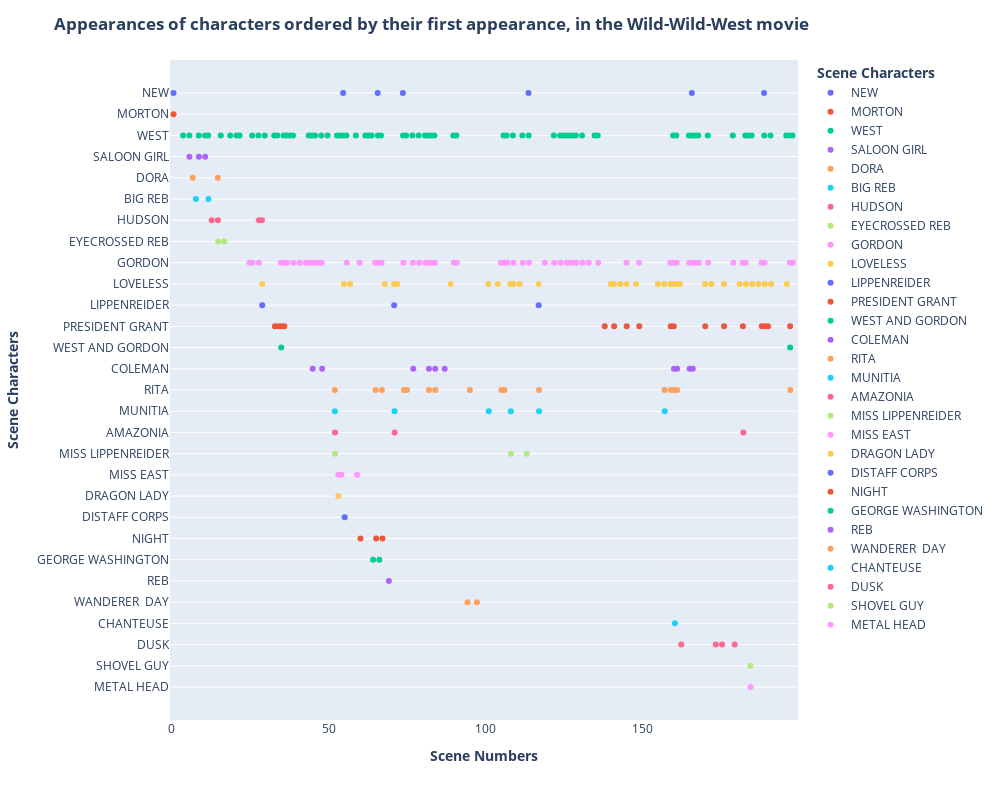

This figure's notebook cell:
### Code cell
df_xter_app = dia.character_appearances(movie_characters)

### Figure 1 — Plotly figure (JSON) as saved in the notebook; plotly's stock layout.template omitted (floating-point values rounded to 4 significant figures; data arrays with more than 128 entries replaced by an {"elided": "..."} marker saying what was removed)
{"data": [{"alignmentgroup": "True", "boxpoints": "all", "customdata": [["NEW", 1], ["NEW", 55], ["NEW", 66], ["NEW", 74], ["NEW", 114], ["NEW", 166], ["NEW", 189]], "fillcolor": "rgba(255,255,255,0)", "hoveron": "points", "hovertemplate": "<b> Scene Characters <b>=%{customdata[0]}<br>Scene Numbers=%{customdata[1]}<extra></extra>", "legendgroup": "NEW", "line": {"color": "rgba(255,255,255,0)"}, "marker": {"color": "#636efa"}, "name": "NEW", "offsetgroup": "NEW", "orientation": "v", "pointpos": 0, "showlegend": true, "type": "box", "x": [1, 55, 66, 74, 114, 166, 189], "x0": " ", "xaxis": "x", "y": ["NEW", "NEW", "NEW", "NEW", "NEW", "NEW", "NEW"], "y0": " ", "yaxis": "y"}, {"alignmentgroup": "True", "boxpoints": "all", "customdata": [["MORTON", 1]], "fillcolor": "rgba(255,255,255,0)", "hoveron": "points", "hovertemplate": "<b> Scene Characters <b>=%{customdata[0]}<br>Scene Numbers=%{customdata[1]}<extra></extra>", "legendgroup": "MORTON", "line": {"color": "rgba(255,255,255,0)"}, "marker": {"color": "#EF553B"}, "name": "MORTON", "offsetgroup": "MORTON", "orientation": "v", "pointpos": 0, "showlegend": true, "type": "box", "x": [1], "x0": " ", "xaxis": "x", "y": ["MORTON"], "y0": " ", "yaxis": "y"}, {"alignmentgroup": "True", "boxpoints": "all", "customdata": {"elided": "74x2 mixed values"}, "fillcolor": "rgba(255,255,255,0)", "hoveron": "points", "hovertemplate": "<b> Scene Characters <b>=%{customdata[0]}<br>Scene Numbers=%{customdata[1]}<extra></extra>", "legendgroup": "WEST", "line": {"color": "rgba(255,255,255,0)"}, "marker": {"color": "#00cc96"}, "name": "WEST", "offsetgroup": "WEST", "orientation": "v", "pointpos": 0, "showlegend": true, "type": "box", "x": [4, 6, 9, 11, 12, 16, 19, 21, 22, 26, 28, 30, 33, 34, 36, 37, 38, 39, 44, 45, 46, 48, 50, 53, 54, 55, 56, 59, 62, 63, 64, 66, 67, 74, 75, 77, 79, 81, 82, 83, 84, 90, 91, 106, 107, 109, 112, 114, 122, 124, 125, 126, 127, 128, 129, 131, 135, 136, 160, 161, 165, 166, 167, 168, 171, 179, 183, 184, 185, 189, 191, 196, 197, 198], "x0": " ", "xaxis": "x", "y": ["WEST", "WEST", "WEST", "WEST", "WEST", "WEST", "WEST", "WEST", "WEST", "WEST", "WEST", "WEST", "WEST", "WEST", "WEST", "WEST", "WEST", "WEST", "WEST", "WEST", "WEST", "WEST", "WEST", "WEST", "WEST", "WEST", "WEST", "WEST", "WEST", "WEST", "WEST", "WEST", "WEST", "WEST", "WEST", "WEST", "WEST", "WEST", "WEST", "WEST", "WEST", "WEST", "WEST", "WEST", "WEST", "WEST", "WEST", "WEST", "WEST", "WEST", "WEST", "WEST", "WEST", "WEST", "WEST", "WEST", "WEST", "WEST", "WEST", "WEST", "WEST", "WEST", "WEST", "WEST", "WEST", "WEST", "WEST", "WEST", "WEST", "WEST", "WEST", "WEST", "WEST", "WEST"], "y0": " ", "yaxis": "y"}, {"alignmentgroup": "True", "boxpoints": "all", "customdata": [["SALOON GIRL", 6], ["SALOON GIRL", 9], ["SALOON GIRL", 11]], "fillcolor": "rgba(255,255,255,0)", "hoveron": "points", "hovertemplate": "<b> Scene Characters <b>=%{customdata[0]}<br>Scene Numbers=%{customdata[1]}<extra></extra>", "legendgroup": "SALOON GIRL", "line": {"color": "rgba(255,255,255,0)"}, "marker": {"color": "#ab63fa"}, "name": "SALOON GIRL", "offsetgroup": "SALOON GIRL", "orientation": "v", "pointpos": 0, "showlegend": true, "type": "box", "x": [6, 9, 11], "x0": " ", "xaxis": "x", "y": ["SALOON GIRL", "SALOON GIRL", "SALOON GIRL"], "y0": " ", "yaxis": "y"}, {"alignmentgroup": "True", "boxpoints": "all", "customdata": [["DORA", 7], ["DORA", 15]], "fillcolor": "rgba(255,255,255,0)", "hoveron": "points", "hovertemplate": "<b> Scene Characters <b>=%{customdata[0]}<br>Scene Numbers=%{customdata[1]}<extra></extra>", "legendgroup": "DORA", "line": {"color": "rgba(255,255,255,0)"}, "marker": {"color": "#FFA15A"}, "name": "DORA", "offsetgroup": "DORA", "orientation": "v", "pointpos": 0, "showlegend": true, "type": "box", "x": [7, 15], "x0": " ", "xaxis": "x", "y": ["DORA", "DORA"], "y0": " ", "yaxis": "y"}, {"alignmentgroup": "True", "boxpoints": "all", "customdata": [["BIG REB", 8], ["BIG REB", 12]], "fillcolor": "rgba(255,255,255,0)", "hoveron": "points", "hovertemplate": "<b> Scene Characters <b>=%{customdata[0]}<br>Scene Numbers=%{customdata[1]}<extra></extra>", "legendgroup": "BIG REB", "line": {"color": "rgba(255,255,255,0)"}, "marker": {"color": "#19d3f3"}, "name": "BIG REB", "offsetgroup": "BIG REB", "orientation": "v", "pointpos": 0, "showlegend": true, "type": "box", "x": [8, 12], "x0": " ", "xaxis": "x", "y": ["BIG REB", "BIG REB"], "y0": " ", "yaxis": "y"}, {"alignmentgroup": "True", "boxpoints": "all", "customdata": [["HUDSON", 13], ["HUDSON", 15], ["HUDSON", 28], ["HUDSON", 29]], "fillcolor": "rgba(255,255,255,0)", "hoveron": "points", "hovertemplate": "<b> Scene Characters <b>=%{customdata[0]}<br>Scene Numbers=%{customdata[1]}<extra></extra>", "legendgroup": "HUDSON", "line": {"color": "rgba(255,255,255,0)"}, "marker": {"color": "#FF6692"}, "name": "HUDSON", "offsetgroup": "HUDSON", "orientation": "v", "pointpos": 0, "showlegend": true, "type": "box", "x": [13, 15, 28, 29], "x0": " ", "xaxis": "x", "y": ["HUDSON", "HUDSON", "HUDSON", "HUDSON"], "y0": " ", "yaxis": "y"}, {"alignmentgroup": "True", "boxpoints": "all", "customdata": [["EYECROSSED REB", 15], ["EYECROSSED REB", 17]], "fillcolor": "rgba(255,255,255,0)", "hoveron": "points", "hovertemplate": "<b> Scene Characters <b>=%{customdata[0]}<br>Scene Numbers=%{customdata[1]}<extra></extra>", "legendgroup": "EYECROSSED REB", "line": {"color": "rgba(255,255,255,0)"}, "marker": {"color": "#B6E880"}, "name": "EYECROSSED REB", "offsetgroup": "EYECROSSED REB", "orientation": "v", "pointpos": 0, "showlegend": true, "type": "box", "x": [15, 17], "x0": " ", "xaxis": "x", "y": ["EYECROSSED REB", "EYECROSSED REB"], "y0": " ", "yaxis": "y"}, {"alignmentgroup": "True", "boxpoints": "all", "customdata": [["GORDON", 25], ["GORDON", 26], ["GORDON", 28], ["GORDON", 35], ["GORDON", 36], ["GORDON", 37], ["GORDON", 39], ["GORDON", 41], ["GORDON", 43], ["GORDON", 44], ["GORDON", 45], ["GORDON", 46], ["GORDON", 47], ["GORDON", 48], ["GORDON", 56], ["GORDON", 60], ["GORDON", 65], ["GORDON", 66], ["GORDON", 67], ["GORDON", 74], ["GORDON", 77], ["GORDON", 79], ["GORDON", 81], ["GORDON", 82], ["GORDON", 83], ["GORDON", 84], ["GORDON", 90], ["GORDON", 91], ["GORDON", 105], ["GORDON", 106], ["GORDON", 107], ["GORDON", 109], ["GORDON", 112], ["GORDON", 114], ["GORDON", 119], ["GORDON", 122], ["GORDON", 124], ["GORDON", 126], ["GORDON", 127], ["GORDON", 128], ["GORDON", 129], ["GORDON", 131], ["GORDON", 133], ["GORDON", 136], ["GORDON", 145], ["GORDON", 149], ["GORDON", 159], ["GORDON", 160], ["GORDON", 161], ["GORDON", 165], ["GORDON", 166], ["GORDON", 167], ["GORDON", 168], ["GORDON", 171], ["GORDON", 179], ["GORDON", 182], ["GORDON", 183], ["GORDON", 188], ["GORDON", 189], ["GORDON", 197], ["GORDON", 198]], "fillcolor": "rgba(255,255,255,0)", "hoveron": "points", "hovertemplate": "<b> Scene Characters <b>=%{customdata[0]}<br>Scene Numbers=%{customdata[1]}<extra></extra>", "legendgroup": "GORDON", "line": {"color": "rgba(255,255,255,0)"}, "marker": {"color": "#FF97FF"}, "name": "GORDON", "offsetgroup": "GORDON", "orientation": "v", "pointpos": 0, "showlegend": true, "type": "box", "x": [25, 26, 28, 35, 36, 37, 39, 41, 43, 44, 45, 46, 47, 48, 56, 60, 65, 66, 67, 74, 77, 79, 81, 82, 83, 84, 90, 91, 105, 106, 107, 109, 112, 114, 119, 122, 124, 126, 127, 128, 129, 131, 133, 136, 145, 149, 159, 160, 161, 165, 166, 167, 168, 171, 179, 182, 183, 188, 189, 197, 198], "x0": " ", "xaxis": "x", "y": ["GORDON", "GORDON", "GORDON", "GORDON", "GORDON", "GORDON", "GORDON", "GORDON", "GORDON", "GORDON", "GORDON", "GORDON", "GORDON", "GORDON", "GORDON", "GORDON", "GORDON", "GORDON", "GORDON", "GORDON", "GORDON", "GORDON", "GORDON", "GORDON", "GORDON", "GORDON", "GORDON", "GORDON", "GORDON", "GORDON", "GORDON", "GORDON", "GORDON", "GORDON", "GORDON", "GORDON", "GORDON", "GORDON", "GORDON", "GORDON", "GORDON", "GORDON", "GORDON", "GORDON", "GORDON", "GORDON", "GORDON", "GORDON", "GORDON", "GORDON", "GORDON", "GORDON", "GORDON", "GORDON", "GORDON", "GORDON", "GORDON", "GORDON", "GORDON", "GORDON", "GORDON"], "y0": " ", "yaxis": "y"}, {"alignmentgroup": "True", "boxpoints": "all", "customdata": [["LOVELESS", 29], ["LOVELESS", 55], ["LOVELESS", 57], ["LOVELESS", 68], ["LOVELESS", 71], ["LOVELESS", 72], ["LOVELESS", 89], ["LOVELESS", 101], ["LOVELESS", 104], ["LOVELESS", 108], ["LOVELESS", 109], ["LOVELESS", 111], ["LOVELESS", 117], ["LOVELESS", 140], ["LOVELESS", 141], ["LOVELESS", 143], ["LOVELESS", 145], ["LOVELESS", 148], ["LOVELESS", 155], ["LOVELESS", 157], ["LOVELESS", 159], ["LOVELESS", 160], ["LOVELESS", 161], ["LOVELESS", 162], ["LOVELESS", 170], ["LOVELESS", 172], ["LOVELESS", 176], ["LOVELESS", 181], ["LOVELESS", 183], ["LOVELESS", 185], ["LOVELESS", 187], ["LOVELESS", 189], ["LOVELESS", 191], ["LOVELESS", 196]], "fillcolor": "rgba(255,255,255,0)", "hoveron": "points", "hovertemplate": "<b> Scene Characters <b>=%{customdata[0]}<br>Scene Numbers=%{customdata[1]}<extra></extra>", "legendgroup": "LOVELESS", "line": {"color": "rgba(255,255,255,0)"}, "marker": {"color": "#FECB52"}, "name": "LOVELESS", "offsetgroup": "LOVELESS", "orientation": "v", "pointpos": 0, "showlegend": true, "type": "box", "x": [29, 55, 57, 68, 71, 72, 89, 101, 104, 108, 109, 111, 117, 140, 141, 143, 145, 148, 155, 157, 159, 160, 161, 162, 170, 172, 176, 181, 183, 185, 187, 189, 191, 196], "x0": " ", "xaxis": "x", "y": ["LOVELESS", "LOVELESS", "LOVELESS", "LOVELESS", "LOVELESS", "LOVELESS", "LOVELESS", "LOVELESS", "LOVELESS", "LOVELESS", "LOVELESS", "LOVELESS", "LOVELESS", "LOVELESS", "LOVELESS", "LOVELESS", "LOVELESS", "LOVELESS", "LOVELESS", "LOVELESS", "LOVELESS", "LOVELESS", "LOVELESS", "LOVELESS", "LOVELESS", "LOVELESS", "LOVELESS", "LOVELESS", "LOVELESS", "LOVELESS", "LOVELESS", "LOVELESS", "LOVELESS", "LOVELESS"], "y0": " ", "yaxis": "y"}, {"alignmentgroup": "True", "boxpoints": "all", "customdata": [["LIPPENREIDER", 29], ["LIPPENREIDER", 71], ["LIPPENREIDER", 117]], "fillcolor": "rgba(255,255,255,0)", "hoveron": "points", "hovertemplate": "<b> Scene Characters <b>=%{customdata[0]}<br>Scene Numbers=%{customdata[1]}<extra></extra>", "legendgroup": "LIPPENREIDER", "line": {"color": "rgba(255,255,255,0)"}, "marker": {"color": "#636efa"}, "name": "LIPPENREIDER", "offsetgroup": "LIPPENREIDER", "orientation": "v", "pointpos": 0, "showlegend": true, "type": "box", "x": [29, 71, 117], "x0": " ", "xaxis": "x", "y": ["LIPPENREIDER", "LIPPENREIDER", "LIPPENREIDER"], "y0": " ", "yaxis": "y"}, {"alignmentgroup": "True", "boxpoints": "all", "customdata": [["PRESIDENT GRANT", 33], ["PRESIDENT GRANT", 34], ["PRESIDENT GRANT", 35], ["PRESIDENT GRANT", 36], ["PRESIDENT GRANT", 138], ["PRESIDENT GRANT", 141], ["PRESIDENT GRANT", 145], ["PRESIDENT GRANT", 149], ["PRESIDENT GRANT", 159], ["PRESIDENT GRANT", 160], ["PRESIDENT GRANT", 170], ["PRESIDENT GRANT", 176], ["PRESIDENT GRANT", 182], ["PRESIDENT GRANT", 188], ["PRESIDENT GRANT", 189], ["PRESIDENT GRANT", 190], ["PRESIDENT GRANT", 197]], "fillcolor": "rgba(255,255,255,0)", "hoveron": "points", "hovertemplate": "<b> Scene Characters <b>=%{customdata[0]}<br>Scene Numbers=%{customdata[1]}<extra></extra>", "legendgroup": "PRESIDENT GRANT", "line": {"color": "rgba(255,255,255,0)"}, "marker": {"color": "#EF553B"}, "name": "PRESIDENT GRANT", "offsetgroup": "PRESIDENT GRANT", "orientation": "v", "pointpos": 0, "showlegend": true, "type": "box", "x": [33, 34, 35, 36, 138, 141, 145, 149, 159, 160, 170, 176, 182, 188, 189, 190, 197], "x0": " ", "xaxis": "x", "y": ["PRESIDENT GRANT", "PRESIDENT GRANT", "PRESIDENT GRANT", "PRESIDENT GRANT", "PRESIDENT GRANT", "PRESIDENT GRANT", "PRESIDENT GRANT", "PRESIDENT GRANT", "PRESIDENT GRANT", "PRESIDENT GRANT", "PRESIDENT GRANT", "PRESIDENT GRANT", "PRESIDENT GRANT", "PRESIDENT GRANT", "PRESIDENT GRANT", "PRESIDENT GRANT", "PRESIDENT GRANT"], "y0": " ", "yaxis": "y"}, {"alignmentgroup": "True", "boxpoints": "all", "customdata": [["WEST AND GORDON", 35], ["WEST AND GORDON", 197]], "fillcolor": "rgba(255,255,255,0)", "hoveron": "points", "hovertemplate": "<b> Scene Characters <b>=%{customdata[0]}<br>Scene Numbers=%{customdata[1]}<extra></extra>", "legendgroup": "WEST AND GORDON", "line": {"color": "rgba(255,255,255,0)"}, "marker": {"color": "#00cc96"}, "name": "WEST AND GORDON", "offsetgroup": "WEST AND GORDON", "orientation": "v", "pointpos": 0, "showlegend": true, "type": "box", "x": [35, 197], "x0": " ", "xaxis": "x", "y": ["WEST AND GORDON", "WEST AND GORDON"], "y0": " ", "yaxis": "y"}, {"alignmentgroup": "True", "boxpoints": "all", "customdata": [["COLEMAN", 45], ["COLEMAN", 48], ["COLEMAN", 77], ["COLEMAN", 82], ["COLEMAN", 84], ["COLEMAN", 87], ["COLEMAN", 160], ["COLEMAN", 161], ["COLEMAN", 165], ["COLEMAN", 166]], "fillcolor": "rgba(255,255,255,0)", "hoveron": "points", "hovertemplate": "<b> Scene Characters <b>=%{customdata[0]}<br>Scene Numbers=%{customdata[1]}<extra></extra>", "legendgroup": "COLEMAN", "line": {"color": "rgba(255,255,255,0)"}, "marker": {"color": "#ab63fa"}, "name": "COLEMAN", "offsetgroup": "COLEMAN", "orientation": "v", "pointpos": 0, "showlegend": true, "type": "box", "x": [45, 48, 77, 82, 84, 87, 160, 161, 165, 166], "x0": " ", "xaxis": "x", "y": ["COLEMAN", "COLEMAN", "COLEMAN", "COLEMAN", "COLEMAN", "COLEMAN", "COLEMAN", "COLEMAN", "COLEMAN", "COLEMAN"], "y0": " ", "yaxis": "y"}, {"alignmentgroup": "True", "boxpoints": "all", "customdata": [["RITA", 52], ["RITA", 65], ["RITA", 67], ["RITA", 74], ["RITA", 75], ["RITA", 82], ["RITA", 84], ["RITA", 95], ["RITA", 105], ["RITA", 106], ["RITA", 117], ["RITA", 157], ["RITA", 159], ["RITA", 160], ["RITA", 161], ["RITA", 197]], "fillcolor": "rgba(255,255,255,0)", "hoveron": "points", "hovertemplate": "<b> Scene Characters <b>=%{customdata[0]}<br>Scene Numbers=%{customdata[1]}<extra></extra>", "legendgroup": "RITA", "line": {"color": "rgba(255,255,255,0)"}, "marker": {"color": "#FFA15A"}, "name": "RITA", "offsetgroup": "RITA", "orientation": "v", "pointpos": 0, "showlegend": true, "type": "box", "x": [52, 65, 67, 74, 75, 82, 84, 95, 105, 106, 117, 157, 159, 160, 161, 197], "x0": " ", "xaxis": "x", "y": ["RITA", "RITA", "RITA", "RITA", "RITA", "RITA", "RITA", "RITA", "RITA", "RITA", "RITA", "RITA", "RITA", "RITA", "RITA", "RITA"], "y0": " ", "yaxis": "y"}, {"alignmentgroup": "True", "boxpoints": "all", "customdata": [["MUNITIA", 52], ["MUNITIA", 71], ["MUNITIA", 101], ["MUNITIA", 108], ["MUNITIA", 117], ["MUNITIA", 157]], "fillcolor": "rgba(255,255,255,0)", "hoveron": "points", "hovertemplate": "<b> Scene Characters <b>=%{customdata[0]}<br>Scene Numbers=%{customdata[1]}<extra></extra>", "legendgroup": "MUNITIA", "line": {"color": "rgba(255,255,255,0)"}, "marker": {"color": "#19d3f3"}, "name": "MUNITIA", "offsetgroup": "MUNITIA", "orientation": "v", "pointpos": 0, "showlegend": true, "type": "box", "x": [52, 71, 101, 108, 117, 157], "x0": " ", "xaxis": "x", "y": ["MUNITIA", "MUNITIA", "MUNITIA", "MUNITIA", "MUNITIA", "MUNITIA"], "y0": " ", "yaxis": "y"}, {"alignmentgroup": "True", "boxpoints": "all", "customdata": [["AMAZONIA", 52], ["AMAZONIA", 71], ["AMAZONIA", 182]], "fillcolor": "rgba(255,255,255,0)", "hoveron": "points", "hovertemplate": "<b> Scene Characters <b>=%{customdata[0]}<br>Scene Numbers=%{customdata[1]}<extra></extra>", "legendgroup": "AMAZONIA", "line": {"color": "rgba(255,255,255,0)"}, "marker": {"color": "#FF6692"}, "name": "AMAZONIA", "offsetgroup": "AMAZONIA", "orientation": "v", "pointpos": 0, "showlegend": true, "type": "box", "x": [52, 71, 182], "x0": " ", "xaxis": "x", "y": ["AMAZONIA", "AMAZONIA", "AMAZONIA"], "y0": " ", "yaxis": "y"}, {"alignmentgroup": "True", "boxpoints": "all", "customdata": [["MISS LIPPENREIDER", 52], ["MISS LIPPENREIDER", 108], ["MISS LIPPENREIDER", 113]], "fillcolor": "rgba(255,255,255,0)", "hoveron": "points", "hovertemplate": "<b> Scene Characters <b>=%{customdata[0]}<br>Scene Numbers=%{customdata[1]}<extra></extra>", "legendgroup": "MISS LIPPENREIDER", "line": {"color": "rgba(255,255,255,0)"}, "marker": {"color": "#B6E880"}, "name": "MISS LIPPENREIDER", "offsetgroup": "MISS LIPPENREIDER", "orientation": "v", "pointpos": 0, "showlegend": true, "type": "box", "x": [52, 108, 113], "x0": " ", "xaxis": "x", "y": ["MISS LIPPENREIDER", "MISS LIPPENREIDER", "MISS LIPPENREIDER"], "y0": " ", "yaxis": "y"}, {"alignmentgroup": "True", "boxpoints": "all", "customdata": [["MISS EAST", 53], ["MISS EAST", 54], ["MISS EAST", 59]], "fillcolor": "rgba(255,255,255,0)", "hoveron": "points", "hovertemplate": "<b> Scene Characters <b>=%{customdata[0]}<br>Scene Numbers=%{customdata[1]}<extra></extra>", "legendgroup": "MISS EAST", "line": {"color": "rgba(255,255,255,0)"}, "marker": {"color": "#FF97FF"}, "name": "MISS EAST", "offsetgroup": "MISS EAST", "orientation": "v", "pointpos": 0, "showlegend": true, "type": "box", "x": [53, 54, 59], "x0": " ", "xaxis": "x", "y": ["MISS EAST", "MISS EAST", "MISS EAST"], "y0": " ", "yaxis": "y"}, {"alignmentgroup": "True", "boxpoints": "all", "customdata": [["DRAGON LADY", 53]], "fillcolor": "rgba(255,255,255,0)", "hoveron": "points", "hovertemplate": "<b> Scene Characters <b>=%{customdata[0]}<br>Scene Numbers=%{customdata[1]}<extra></extra>", "legendgroup": "DRAGON LADY", "line": {"color": "rgba(255,255,255,0)"}, "marker": {"color": "#FECB52"}, "name": "DRAGON LADY", "offsetgroup": "DRAGON LADY", "orientation": "v", "pointpos": 0, "showlegend": true, "type": "box", "x": [53], "x0": " ", "xaxis": "x", "y": ["DRAGON LADY"], "y0": " ", "yaxis": "y"}, {"alignmentgroup": "True", "boxpoints": "all", "customdata": [["DISTAFF CORPS", 55]], "fillcolor": "rgba(255,255,255,0)", "hoveron": "points", "hovertemplate": "<b> Scene Characters <b>=%{customdata[0]}<br>Scene Numbers=%{customdata[1]}<extra></extra>", "legendgroup": "DISTAFF CORPS", "line": {"color": "rgba(255,255,255,0)"}, "marker": {"color": "#636efa"}, "name": "DISTAFF CORPS", "offsetgroup": "DISTAFF CORPS", "orientation": "v", "pointpos": 0, "showlegend": true, "type": "box", "x": [55], "x0": " ", "xaxis": "x", "y": ["DISTAFF CORPS"], "y0": " ", "yaxis": "y"}, {"alignmentgroup": "True", "boxpoints": "all", "customdata": [["NIGHT", 60], ["NIGHT", 65], ["NIGHT", 67]], "fillcolor": "rgba(255,255,255,0)", "hoveron": "points", "hovertemplate": "<b> Scene Characters <b>=%{customdata[0]}<br>Scene Numbers=%{customdata[1]}<extra></extra>", "legendgroup": "NIGHT", "line": {"color": "rgba(255,255,255,0)"}, "marker": {"color": "#EF553B"}, "name": "NIGHT", "offsetgroup": "NIGHT", "orientation": "v", "pointpos": 0, "showlegend": true, "type": "box", "x": [60, 65, 67], "x0": " ", "xaxis": "x", "y": ["NIGHT", "NIGHT", "NIGHT"], "y0": " ", "yaxis": "y"}, {"alignmentgroup": "True", "boxpoints": "all", "customdata": [["GEORGE WASHINGTON", 64], ["GEORGE WASHINGTON", 66]], "fillcolor": "rgba(255,255,255,0)", "hoveron": "points", "hovertemplate": "<b> Scene Characters <b>=%{customdata[0]}<br>Scene Numbers=%{customdata[1]}<extra></extra>", "legendgroup": "GEORGE WASHINGTON", "line": {"color": "rgba(255,255,255,0)"}, "marker": {"color": "#00cc96"}, "name": "GEORGE WASHINGTON", "offsetgroup": "GEORGE WASHINGTON", "orientation": "v", "pointpos": 0, "showlegend": true, "type": "box", "x": [64, 66], "x0": " ", "xaxis": "x", "y": ["GEORGE WASHINGTON", "GEORGE WASHINGTON"], "y0": " ", "yaxis": "y"}, {"alignmentgroup": "True", "boxpoints": "all", "customdata": [["REB", 69]], "fillcolor": "rgba(255,255,255,0)", "hoveron": "points", "hovertemplate": "<b> Scene Characters <b>=%{customdata[0]}<br>Scene Numbers=%{customdata[1]}<extra></extra>", "legendgroup": "REB", "line": {"color": "rgba(255,255,255,0)"}, "marker": {"color": "#ab63fa"}, "name": "REB", "offsetgroup": "REB", "orientation": "v", "pointpos": 0, "showlegend": true, "type": "box", "x": [69], "x0": " ", "xaxis": "x", "y": ["REB"], "y0": " ", "yaxis": "y"}, {"alignmentgroup": "True", "boxpoints": "all", "customdata": [["WANDERER  DAY", 94], ["WANDERER  DAY", 97]], "fillcolor": "rgba(255,255,255,0)", "hoveron": "points", "hovertemplate": "<b> Scene Characters <b>=%{customdata[0]}<br>Scene Numbers=%{customdata[1]}<extra></extra>", "legendgroup": "WANDERER  DAY", "line": {"color": "rgba(255,255,255,0)"}, "marker": {"color": "#FFA15A"}, "name": "WANDERER  DAY", "offsetgroup": "WANDERER  DAY", "orientation": "v", "pointpos": 0, "showlegend": true, "type": "box", "x": [94, 97], "x0": " ", "xaxis": "x", "y": ["WANDERER  DAY", "WANDERER  DAY"], "y0": " ", "yaxis": "y"}, {"alignmentgroup": "True", "boxpoints": "all", "customdata": [["CHANTEUSE", 160]], "fillcolor": "rgba(255,255,255,0)", "hoveron": "points", "hovertemplate": "<b> Scene Characters <b>=%{customdata[0]}<br>Scene Numbers=%{customdata[1]}<extra></extra>", "legendgroup": "CHANTEUSE", "line": {"color": "rgba(255,255,255,0)"}, "marker": {"color": "#19d3f3"}, "name": "CHANTEUSE", "offsetgroup": "CHANTEUSE", "orientation": "v", "pointpos": 0, "showlegend": true, "type": "box", "x": [160], "x0": " ", "xaxis": "x", "y": ["CHANTEUSE"], "y0": " ", "yaxis": "y"}, {"alignmentgroup": "True", "boxpoints": "all", "customdata": [["DUSK", 162], ["DUSK", 173], ["DUSK", 175], ["DUSK", 179]], "fillcolor": "rgba(255,255,255,0)", "hoveron": "points", "hovertemplate": "<b> Scene Characters <b>=%{customdata[0]}<br>Scene Numbers=%{customdata[1]}<extra></extra>", "legendgroup": "DUSK", "line": {"color": "rgba(255,255,255,0)"}, "marker": {"color": "#FF6692"}, "name": "DUSK", "offsetgroup": "DUSK", "orientation": "v", "pointpos": 0, "showlegend": true, "type": "box", "x": [162, 173, 175, 179], "x0": " ", "xaxis": "x", "y": ["DUSK", "DUSK", "DUSK", "DUSK"], "y0": " ", "yaxis": "y"}, {"alignmentgroup": "True", "boxpoints": "all", "customdata": [["SHOVEL GUY", 184]], "fillcolor": "rgba(255,255,255,0)", "hoveron": "points", "hovertemplate": "<b> Scene Characters <b>=%{customdata[0]}<br>Scene Numbers=%{customdata[1]}<extra></extra>", "legendgroup": "SHOVEL GUY", "line": {"color": "rgba(255,255,255,0)"}, "marker": {"color": "#B6E880"}, "name": "SHOVEL GUY", "offsetgroup": "SHOVEL GUY", "orientation": "v", "pointpos": 0, "showlegend": true, "type": "box", "x": [184], "x0": " ", "xaxis": "x", "y": ["SHOVEL GUY"], "y0": " ", "yaxis": "y"}, {"alignmentgroup": "True", "boxpoints": "all", "customdata": [["METAL HEAD", 184]], "fillcolor": "rgba(255,255,255,0)", "hoveron": "points", "hovertemplate": "<b> Scene Characters <b>=%{customdata[0]}<br>Scene Numbers=%{customdata[1]}<extra></extra>", "legendgroup": "METAL HEAD", "line": {"color": "rgba(255,255,255,0)"}, "marker": {"color": "#FF97FF"}, "name": "METAL HEAD", "offsetgroup": "METAL HEAD", "orientation": "v", "pointpos": 0, "showlegend": true, "type": "box", "x": [184], "x0": " ", "xaxis": "x", "y": ["METAL HEAD"], "y0": " ", "yaxis": "y"}], "layout": {"boxmode": "group", "height": 800, "legend": {"title": {"text": "<b> Scene Characters <b>"}, "tracegroupgap": 0}, "margin": {"t": 60}, "title": {"text": "<b> Appearances of characters ordered by their first appearance, in the Wild-Wild-West movie <b>"}, "width": 1000, "xaxis": {"anchor": "y", "domain": [0, 1], "title": {"text": "<b> Scene Numbers <b>"}}, "yaxis": {"anchor": "x", "categoryarray": ["METAL HEAD", "SHOVEL GUY", "DUSK", "CHANTEUSE", "WANDERER  DAY", "REB", "GEORGE WASHINGTON", "NIGHT", "DISTAFF CORPS", "DRAGON LADY", "MISS EAST", "MISS LIPPENREIDER", "AMAZONIA", "MUNITIA", "RITA", "COLEMAN", "WEST AND GORDON", "PRESIDENT GRANT", "LIPPENREIDER", "LOVELESS", "GORDON", "EYECROSSED REB", "HUDSON", "BIG REB", "DORA", "SALOON GIRL", "WEST", "MORTON", "NEW"], "categoryorder": "array", "domain": [0, 1], "title": {"text": "<b> Scene Characters <b>"}}}}
